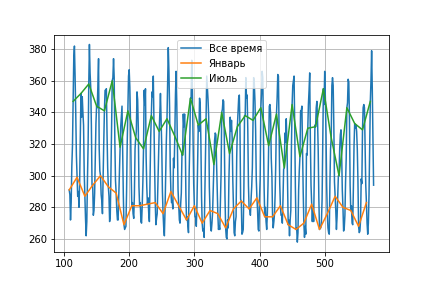

Python code for this plot:
import numpy as np 
from scipy.io.netcdf import netcdf_file
import matplotlib.pyplot as plt
import json
with netcdf_file(r'D:\github\MSR-2.nc', mmap=False) as f:
    var = f.variables
print(var['longitude'].units)
print(var['latitude'].units)
latitude_index = np.searchsorted(var['latitude'].data,-41.28)
longitude_index = np.searchsorted(var['longitude'].data,174.77) 
print('longitude_index:',longitude_index)
print('latitude_index:',latitude_index)
data = var['Average_O3_column'][:, latitude_index, longitude_index][:]
Jan_zon = data[::12]
July_zon = data[6::12]
time = var['time'][:]
jan_time=time[::12]
july_time=time[6::12]
plt.plot(var['time'].data, data,label = 'Все время') 
plt.plot(jan_time, Jan_zon, label = 'Январь')
plt.plot(july_time, July_zon, label = 'Июль')
plt.legend()
plt.grid()
plt.savefig('ozon.png')


d = {
  "city": "Wellington",
  "coordinates": "-41.28,174.77",
  "jan": {
    "min": float(np.min(Jan_zon)),
    "max": float(np.max(Jan_zon)),
    "mean": float(np.mean(Jan_zon)),
  },
  "jul": {
    "min": float(np.min(July_zon)),
    "max": float(np.max(July_zon)),
    "mean": float(np.mean(July_zon)),
  },
  "all": {
    "min": float(np.min(data)),
    "max": float(np.max(data)),
    "mean":float(np.mean(data)),
  }
}
with open('ozon.json', 'w') as f:
    json.dump(d, f, indent=2)
with open('ozon.json', 'r') as f:
    print(f.read())
    f.seek(0)